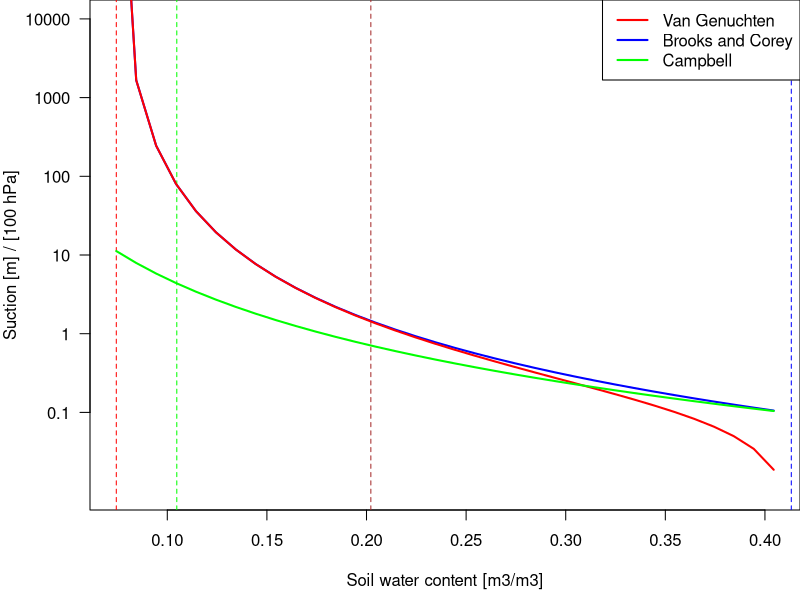
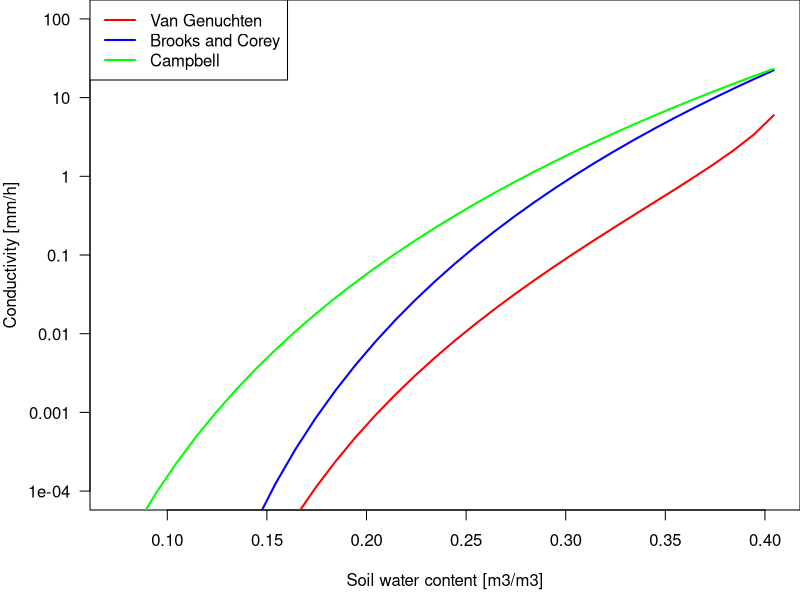

These charts were generated, in order, by the following R code:

# INPUT
ksat = 7.74777048045525E-006 # m/s
bubble = 0.0980958301 # m
pores_ind = 0.3617396378 # (-)
wc_sat = 0.413232826 # (-)
wc_res = 0.0744021222 # (-)
wc_pwp = 0.10477 # (-)
wc_fc = 0.202178076923077 # (-)
wc = seq(wc_res,wc_sat, by=0.01)




# MATRIC POTENTIAL
suc_brooks <- function(wc, wc_sat, wc_res, pores_ind, bubble) {
  sat_rel = (wc - wc_res) / (wc_sat - wc_res)
  sat_rel = max(sat_rel, 0.001)
  suction = bubble / sat_rel^{1./pores_ind}
  
  return(suction)
}

suc_gen<- function(wc, wc_sat, wc_res, pores_ind, bubble) {
  sat_rel = (wc - wc_res) / (wc_sat - wc_res)
  sat_rel = max(sat_rel, 0.001)
  m = pores_ind / (pores_ind + 1.)
  suction = (1./sat_rel^{1./m} - 1.)^{1./(pores_ind+1.)} * bubble
  
  return(suction)
}

suc_camp <- function(wc, wc_sat, pores_ind, bubble) {
  sat_rel = wc / wc_sat
  suction = bubble / sat_rel^{1./pores_ind}
  
  return(suction)
}


# CONDUCTIVITY
cond_brooks <- function(wc, wc_sat, wc_res, pores_ind, ksat) {
  # relative saturation (-)
  sat_rel = (wc - wc_res) / (wc_sat - wc_res)
  
  # Brooy and Corey parameter n from pore size index (-)
  n = 3. + 2. / pores_ind
  
  # unsaturated conductivity, m/s
  k_u = ksat * sat_rel^n
  
  return(k_u)
}

cond_gen <- function(wc, wc_sat, wc_res, pores_ind, ksat) {
  # relative saturation (-)
  sat_rel = (wc - wc_res) / (wc_sat - wc_res)
  
  # van-Genuchten parameter m from pore size index (-)
  m = pores_ind / (pores_ind + 1.);	
  
  # unsaturated conductivity (according to van Genuchten), m/s
  k_u = ksat * sat_rel^0.5 * (1. - (1. - sat_rel^{1./m})^m)^2;
  
  return(k_u)
}

cond_camp <- function(wc, wc_sat, pores_ind, ksat) {
  # relative saturation (-)
  sat_rel = wc / wc_sat
  
  # Campbell parameter n from pore size index (-)
  n = 3. + 2. / pores_ind
  
  # unsaturated conductivity, m/s
  k_u = ksat * sat_rel^n
  
  return(k_u)
}





# COMPARISON SUCTION
vals_corey <- sapply(wc, function(x) suc_brooks(x, wc_sat, wc_res, pores_ind, bubble))
vals_gen <- sapply(wc, function(x) suc_gen(x, wc_sat, wc_res, pores_ind, bubble))
vals_camp <- sapply(wc, function(x) suc_camp(x, wc_sat, pores_ind, bubble))

par(mar=c(4.5,4.5,0,0))

plot(wc, log10(vals_corey), yaxt="n", type="l", ylab="", xlab="Soil water content [m3/m3]",
     col="blue", las=1, ylim=c(log10(0.01), log10(1e4)), lwd=2)

ats = log10(c(0.1, 1, 10, 100, 1000, 10000))
labs = 10^ats
axis(2, at=ats, labels=labs, las=1)
title(ylab="Suction [m] / [100 hPa]", line=3.5)
abline(v=wc_sat, lty=2, col="blue")
abline(v=wc_fc, lty=2, col="brown")
abline(v=wc_pwp, lty=2, col="green")
abline(v=wc_res, lty=2, col="red")

lines(wc, log10(vals_gen), col="red", lwd=2)
lines(wc, log10(vals_camp), col="green", lwd=2)

legend("topright", legend = c("Van Genuchten", "Brooks and Corey", "Campbell"), col=c("red", "blue", "green"), lty=1, lwd=2)


# COMPARISON CONDUCTIVITY
vals_cond_corey <- sapply(wc, function(x) cond_brooks(x, wc_sat, wc_res, pores_ind, ksat)) * 3600 * 1000
vals_cond_gen <- sapply(wc, function(x) cond_gen(x, wc_sat, wc_res, pores_ind, ksat)) * 3600 * 1000
vals_cond_camp <- sapply(wc, function(x) cond_camp(x, wc_sat, pores_ind, ksat)) * 3600 * 1000

par(mar=c(4.5,4.5,0,0))

plot(wc, log10(vals_cond_corey), yaxt="n", type="l", ylab="", xlab="Soil water content [m3/m3]",
     col="blue", las=1, ylim=c(log10(0.0001), log10(1e2)), lwd=2)

ats = log10(c(0.0001, 0.001, 0.01, 0.1, 1, 10, 100))
labs = 10^ats
axis(2, at=ats, labels=labs, las=1)
title(ylab="Conductivity [mm/h]", line=3.5)

lines(wc, log10(vals_cond_gen), col="red", lwd=2)
lines(wc, log10(vals_cond_camp), col="green", lwd=2)

legend("topleft", legend = c("Van Genuchten", "Brooks and Corey", "Campbell"), col=c("red", "blue", "green"), lty=1, lwd=2)

